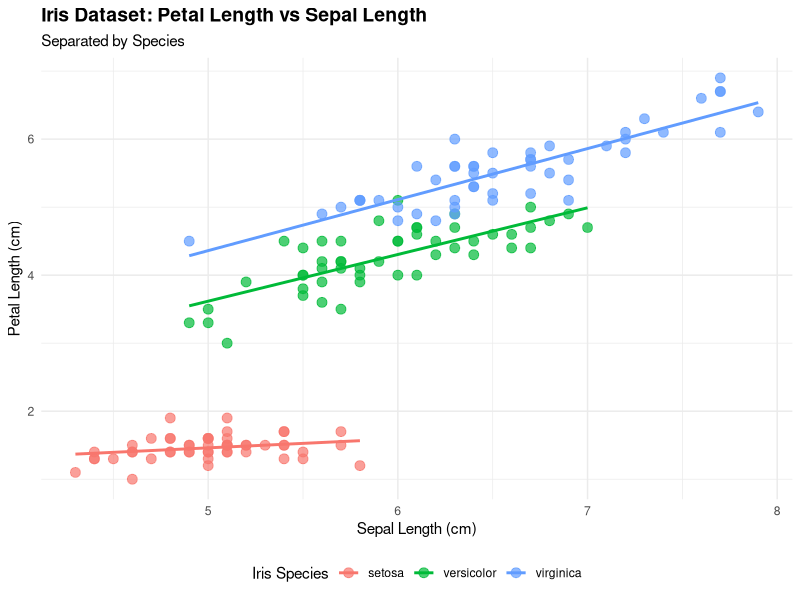

This chart was generated by the following R code:
# using 'ggplot2' for declarative graphics.

suppressPackageStartupMessages(library(ggplot2))

# using the built-in 'iris' dataset for this plot

# --- Creating a Scatter Plot with Regression Lines ---

# Learning how ggplot works by adding 'layers' with the + operator.
my_plot <- ggplot(data = iris, aes(x = Sepal.Length, y = Petal.Length, color = Species)) +
  
  # Add points for a scatter plot
  geom_point(size = 3, alpha = 0.7) +
  
  # Add a trend line (linear regression 'lm') for each species
  geom_smooth(method = "lm", se = FALSE) +
  
  # Add labels and title
  labs(
    title = "Iris Dataset: Petal Length vs Sepal Length",
    subtitle = "Separated by Species",
    x = "Sepal Length (cm)",
    y = "Petal Length (cm)",
    color = "Iris Species"
  ) +
  
  # Use a clean, minimal theme
  theme_minimal() +
  theme(
    plot.title = element_text(face = "bold", size = 14),
    legend.position = "bottom"
  )

# Display the plot
print(my_plot)

# To save the plot to a file:
# ggsave("iris_plot.png", plot = my_plot, width = 8, height = 6)
